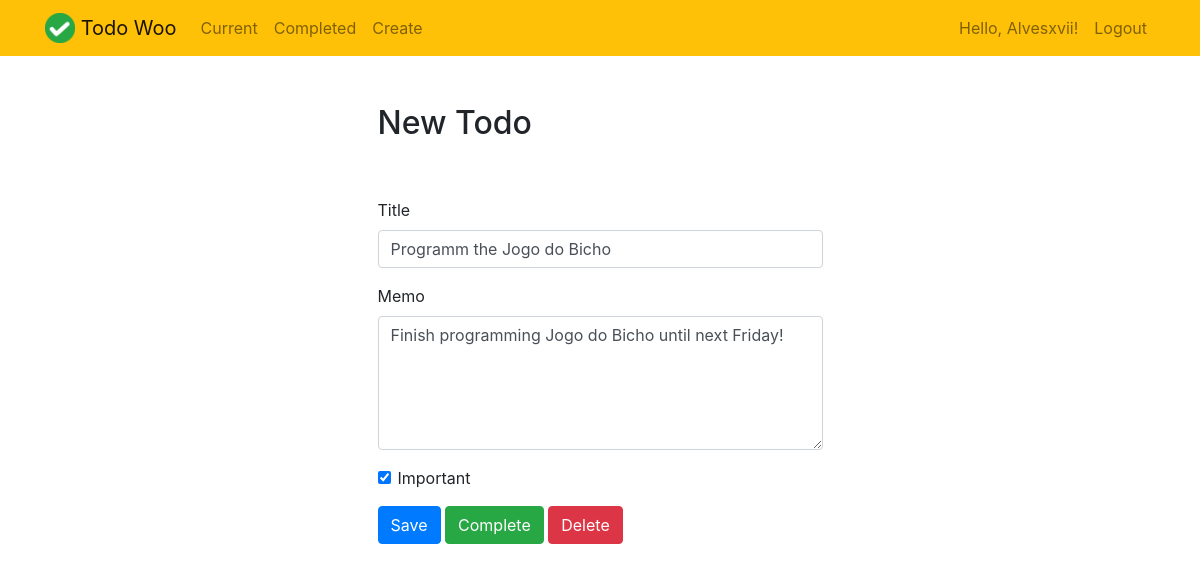
Page /todo/2 (signed in) on the committed database.
### todo/models.py (models this page shows, shortened)
class Todo(models.Model):
    title = models.CharField(max_length=100)
    memo = models.TextField(blank=True)
    created = models.DateTimeField(auto_now_add=True)
    datecompleted = models.DateTimeField(null=True, blank=True)
    important = models.BooleanField(default=False)
    user = models.ForeignKey(User, on_delete=models.CASCADE)

### todo/views.py (the view, shortened to what this page needs)
# urls.py: path('todo/<int:todo_pk>', views.viewtodo, name='viewtodo'),
@login_required
def viewtodo(request, todo_pk):
    todo = get_object_or_404(Todo, pk=todo_pk, user=request.user)
    if request.method == 'GET':
        form = TodoForm(instance=todo)
        return render(request, 'todo/viewtodo.html', {'todo': todo, 'form': form})

### todo/forms.py
class TodoForm(ModelForm):
    class Meta:
        model = Todo
        fields = ['title', 'memo', 'important']

### todo/templates/todo/viewtodo.html (shortened to what this page needs)
{% extends 'todo/base.html' %}
{% block content %}
<div class="row justify-content-center mt-5">
        <div class="col-md-5">
            <h2>New Todo</h2>
        </div>
    </div>
    <div class="row justify-content-center mt-5">
        <div class="col-md-5">
            <form method="POST">
                <div class="form-group">
                    <label for="title">Title</label>
                    <input type="text" name="title" class="form-control" id="title" value="{{ todo.title }}" required>
                </div>
                <div class="form-group">
                    <label for="memo">Memo</label>
                    <textarea name="memo" rows="5" class="form-control" id="memo" >{{ todo.memo }}</textarea>
                </div>
                <div class="form-group form-check">
                    <input type="checkbox" name="important" class="form-check-input" id="important" {% if todo.important %}checked{% endif %}>
                    <label class="form-check-label" for="important">Important</label>
                </div>
                <button type="submit" class="btn btn-primary">Save</button>
                <button type="button" class="btn btn-success" onclick="$('#complete').click()">Complete</button>
                <button type="button" class="btn btn-danger" onclick="$('#delete').click()">Delete</button>
            </form>
        </div>
    </div>
{% endblock %}

### todo/templates/todo/base.html (shortened to what this page needs)
<!doctype html>
{% load static %}
<html lang="en">
<head>
    <link rel="stylesheet" href="https://stackpath.bootstrapcdn.com/bootstrap/4.4.1/css/bootstrap.min.css">
</head>
<body>
<nav class="navbar navbar-expand-md navbar-light bg-warning">
<div class="container">
    <a class="navbar-brand" href="{% url 'home' %}">
         <img src="{% static 'todo/logo.png' %}" width="30" height="30" class="d-inline-block align-top">
        <span>Todo Woo</span>
    </a>
    <div class="collapse navbar-collapse" id="navbarNav">
    {% if user.is_authenticated %}
        <ul class="navbar-nav mr-auto">
                <li class="nav-item {{ current }}">
                    <a class="nav-link" href="{% url 'currenttodos' %}">Current</a>
                </li>
                <li class="nav-item {{ completed }}">
                    <a class="nav-link" href="{% url 'completedtodos' %}">Completed</a>
                </li>
                <li class="nav-item {{ create }}">
                    <a class="nav-link" href="{% url 'createtodo' %}">Create</a>
                </li>
        </ul>
    {% endif %}
    <ul class="navbar-nav ml-auto">
            {% if user.is_authenticated %}
                <li class="nav-item">
                    <a href="#" class="nav-link">Hello, {{ user.username }}!</a>
                </li>
                <li class="nav-item">
                    <a href="#" onclick="$('#signOutBtn').click()" class="nav-link">Logout</a>
                </li>
            {% endif %}
        </ul>
    </div>
</div>
</nav>
<div class="container">
{% block content %}{% endblock %}
</div>
</body>
</html>

### rows in the picture
Todo: title "Programm the Jogo do Bicho", memo "Finish programming Jogo do Bicho until next Friday!", important "☑"

### other values in the picture
{{ user.username }} "Alvesxvii"
